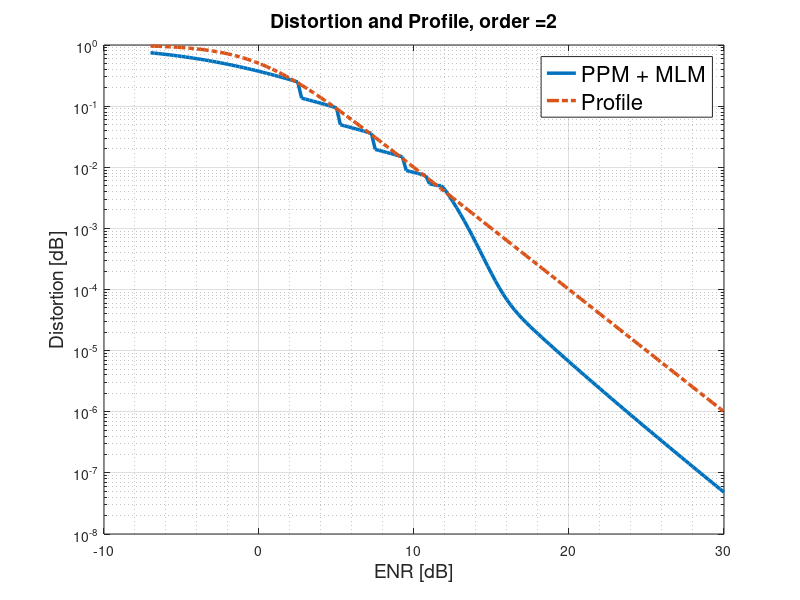

This chart was generated by the following MATLAB code:
%% Simulation of Successive MLM and Linear transmissions, for the transmissions of an uniform source
%% over a channel with unlimited bandwidth. We optimize the scheme parameters according to the simulated profile

close all; clear all; clc;

profileOrder = 2;
saveResults = 1;

% Init parameters and arrays structures
SNR = -7:0.25:30;  % 8              % Direct channel SNR
snrLin = 10.^(SNR/10);
profile = 1./(1 + (snrLin).^profileOrder);

% profile = 1./(1 + (snrLin/snrLin(1)).^profileOrder);

maxStages = 20; % number of PPM levels

%% Modulo parameters:

% Delta = 0.85; alpha = 0.55;
% M = 6;
Delta = 0.848; alpha = 0.55;
M = 6;
energyAlloc = ones(1,M + 1) .* Delta .* exp(-(0:1:(M)) * alpha);

disp(strcat('Total Energy = ',num2str(sum(energyAlloc))))
%% Simulation parameters

D_PPM_Anal = zeros(length(SNR),1);
SDR_tot = ones(length(SNR),1);
totalEnergy = ones(length(SNR),1);
currNumOfLevels = 1;
% currE = zeros(1,currNumOfLevels);currE(1) = 1;

etaLinear = 1;

for i=1:length(SNR)
    
    prevNumOfLevels = currNumOfLevels;
    if ((currNumOfLevels <= M))
        if i>4
            if ((D_PPM_Anal(i - 1) > profile(i - 1)))
                currNumOfLevels = prevNumOfLevels + 1;
            end
        end
    end
    
    if prevNumOfLevels ~= currNumOfLevels
        startDist = D_PPM_Anal(i - 1);
        startENR = 2*energyAlloc(currNumOfLevels)*snrLin(i);
        
        if currNumOfLevels > M
            % calculate optimal ppm beta and generate ppm pulse
            beta = 0.9;
            EN0_Start = energyAlloc(currNumOfLevels)*snrLin(i);
            D_S = ((13/8) + sqrt(2/beta) * (sqrt(2*beta*EN0_Start) - 1)*exp(-EN0_Start * (1 - 1/sqrt(2*beta*EN0_Start))^2)) / ((sqrt(beta*EN0_Start) - 1/sqrt(2))^4) ...
                + exp(-beta*EN0_Start)/beta^2;
            D_L = 2*beta*sqrt(EN0_Start)*exp(-EN0_Start/2) * (1 + 3*sqrt(2*pi/EN0_Start) + 12*exp(-1)/(beta*sqrt(EN0_Start)) ...
                + 8*exp(-1)/(sqrt(8*pi)*beta) + sqrt(8/(pi*EN0_Start)) + 12^(3/2) * exp(-3/2) /(beta*sqrt(32*pi*EN0_Start)));
            startSDR = 1 /(D_S + D_L);
            startSDR = max(startSDR,1);
        end
    end
    
    if currNumOfLevels == 1
        D_PPM_Anal(i) = 1/(1 + 2*energyAlloc(1)*snrLin(i));
    else
        
        if currNumOfLevels > M
            % substitute PPM SDR Upper bound for current ENR
            EN0 = energyAlloc(2)*snrLin(i);
            D_S = ((13/8) + sqrt(2/beta) * (sqrt(2*beta*EN0) - 1)*exp(-EN0 * (1 - 1/sqrt(2*beta*EN0))^2)) / ((sqrt(beta*EN0) - 1/sqrt(2))^4) ...
                + exp(-beta*EN0)/beta^2;
            D_L = 2*beta*sqrt(EN0)*exp(-EN0/2) * (1 + 3*sqrt(2*pi/EN0) + 12*exp(-1)/(beta*sqrt(EN0)) ...
                + 8*exp(-1)/(sqrt(8*pi)*beta) + sqrt(8/(pi*EN0)) + 12^(3/2) * exp(-3/2) /(beta*sqrt(32*pi*EN0)));
            SDR_PPM = 1 /(D_S + D_L);
            if SDR_PPM < 1
                SDR_PPM = 1;
            end
            %             D_PPM_Anal(i) = (startDist/(1 + SDR_PPM)) ...
            %                 * 1/(startSDR/(1 + startSDR) + (startDist/D_PPM_Anal(i-1)) * 1/(1 + SDR_PPM));
            
            %             D_PPM_Anal(i) = (startDist/SDR_PPM) ...
            %                         * 1/(1 + (startDist/D_PPM_Anal(i-1)) * (1/SDR_PPM));
            
            D_PPM_Anal(i) = (startDist/SDR_PPM);
            
            SDR_tot(i) = SDR_PPM;
        else
            
            D_PPM_Anal(i) = ((1 + startENR)/startENR) * (startDist/(1 + 2*energyAlloc(currNumOfLevels)*snrLin(i)));
        end
    end
    totalEnergy(i) = sum(energyAlloc(1:currNumOfLevels));
    
    if mod(i,5) == 0
        disp(strcat('Finished SNR = ',num2str(SNR(i))));
    end
end

if saveResults
    save(strcat('PpmInfDim_Anal_Profile',num2str(profileOrder)),'D_PPM_Anal','SNR','totalEnergy');
end

figure;
semilogy(SNR,D_PPM_Anal,'LineWidth',2.5); hold on;
semilogy(SNR,profile,'-.','LineWidth',2.5);
xlabel('ENR [dB]','FontSize',14); ylabel('Distortion [dB]','FontSize',14);
lgd = legend({'PPM + MLM','Profile'},'FontSize',16,'TextColor','Black');
grid on; grid minor;
title(strcat('Distortion and Profile, order = ',num2str(profileOrder)),'FontSize',14);


bypassAnalytical = 1;
%% Analytical calculation:

if ~bypassAnalytical
    Delta = 0.01:0.01:10;
    alpha = 0.01:0.01:10;
    [DeltaGrid,alphaGrid] = meshgrid(Delta,alpha);
    M = 1:1:5;
    optVal = zeros(size(M));
    beta = 0.6;
    
    for i=1:length(M)
        
        % Energy of first M - 1 layers
        if M(i) == 1
            E1 = exp(alphaGrid)./Delta;
        else
            E1 = exp(alphaGrid)./Delta + 0.5*Delta.*(exp(2*alphaGrid) - 1).*(1 + sqrt(1 + 4*exp(3*alphaGrid)./((1 - exp(2*alphaGrid)).^2))).*...
                exp(-2*alphaGrid).*(1 - exp(-alphaGrid*(M(i) - 1)))./(1 - exp(-1*alphaGrid));
        end
        
        % find the energy of the last layer
        N_M = DeltaGrid.*exp(-alphaGrid * M(i));
        E_M = zeros(size(N_M));
        for idx1 = 1:size(N_M,1)
            for idx2 = 1:size(N_M,2)
                Nvec = ((1/100):(1/100):100)*N_M(idx1,idx2);
                profile = (1./(1 + (1./Nvec).^2));
                EN0 = 1./Nvec;
                
                D_S = ((13/8) + 2 * (sqrt(2*beta*EN0) - 1).*exp(-EN0 .* (1 - 1./sqrt(2*beta*EN0)).^2)) ./ ((sqrt(beta*EN0) - 1/sqrt(2)).^4) ...
                    + exp(-beta*EN0)/beta^2;
                D_L = 2*beta*sqrt(EN0).*exp(-EN0/2) .* (1 + 3*sqrt(2*pi./EN0) + 12*exp(-1)./(beta*sqrt(EN0)) ...
                    + 8*exp(-1)/(sqrt(8*pi)*beta) + sqrt(8./(pi*EN0)) + 12^(3/2) * exp(-3/2)./(beta*sqrt(32*pi*EN0)));
                SDR_PPM = 1 ./(D_S + D_L);
                
                [minVal,minIdx] = min(profile - ((1./(1 + (1./N_M(idx1,idx2)).^2)))./SDR_PPM);
                
                if minVal > 0
                    E_M(idx1,idx2) = 1/Nvec(minIdx);
                else
                    E_M(idx1,idx2) = 1e4;
                end
            end
        end
        optVal(i) = min(min(E1 + E_M));
    end
end